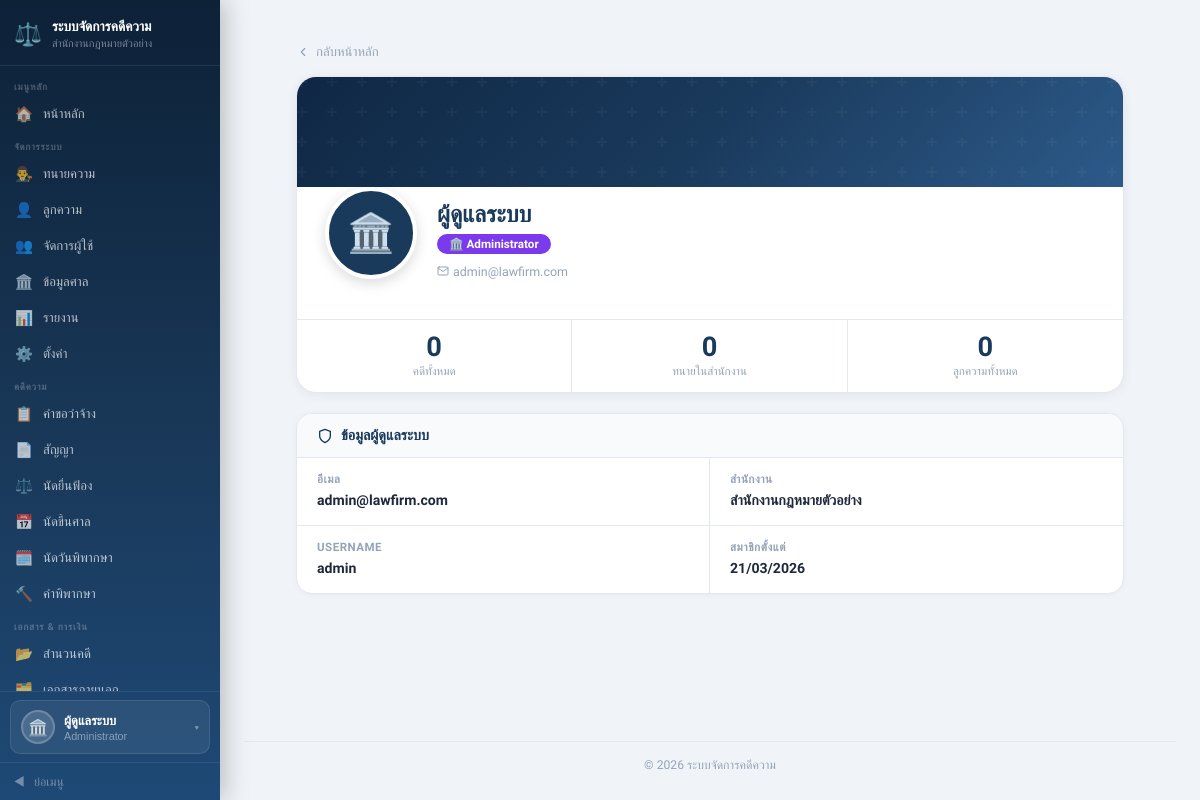
Screenshot of /pages/Profile.php (signed in) with the database file from the repository.
### tables this page shows
CREATE TABLE `users` (
  `user_id`       int          NOT NULL AUTO_INCREMENT,
  `username`      varchar(50)  DEFAULT NULL COMMENT 'สำหรับ login แทน email',
  `office_id`     int          NOT NULL,
  `role_id`       int          NOT NULL,
  `email`         varchar(150) NOT NULL,
  `password_hash` varchar(255) NOT NULL,
  `status`        varchar(20)  DEFAULT 'active',
  `created_at`    timestamp    DEFAULT CURRENT_TIMESTAMP,
  PRIMARY KEY (`user_id`),
  UNIQUE KEY `uq_email`    (`email`),
  UNIQUE KEY `uq_username` (`username`)
);

CREATE TABLE `offices` (
  `office_id`   int          NOT NULL AUTO_INCREMENT,
  `office_name` varchar(150) NOT NULL,
  `office_code` varchar(20)  DEFAULT NULL,
  `address`     text,
  `phone`       varchar(15)  DEFAULT NULL,
  `email`       varchar(150) DEFAULT NULL,
  `logo_path`   varchar(255) DEFAULT NULL,
  `status`      varchar(20)  DEFAULT 'active',
  `created_at`  timestamp    DEFAULT CURRENT_TIMESTAMP,
  PRIMARY KEY (`office_id`),
  UNIQUE KEY `uq_office_code` (`office_code`)
);

### src/pages/Profile.php (the view, shortened to what this page needs)
<?php
$pdo    = getDB();
$role   = $_SESSION['role'];
$userId = $_SESSION['user_id'];
$officeId = $_SESSION['office_id'];
$profile = null;
if ($role === 'lawyer') {
    try {
        $s = $pdo->prepare("
            SELECT lp.*, u.email, u.username, u.created_at AS account_created,
                   ROUND(COALESCE(AVG(r.rating),0),1) AS avg_rating,
                   COUNT(r.review_id) AS review_count
            FROM lawyer_profiles lp
            JOIN users u ON lp.user_id = u.user_id
            LEFT JOIN lawyer_reviews r ON lp.lawyer_id = r.lawyer_id
            WHERE lp.user_id = ?
            GROUP BY lp.lawyer_id
        ");
        $s->execute([$userId]);
        $profile = $s->fetch();
    } catch (Exception $e) {
        $s = $pdo->prepare("SELECT lp.*, u.email, u.username, u.created_at AS account_created FROM lawyer_profiles lp JOIN users u ON lp.user_id=u.user_id WHERE lp.user_id=?");
        $s->execute([$userId]);
        $profile = $s->fetch();
        $profile['avg_rating']   = 0;
        $profile['review_count'] = 0;
    }
    $lid = $profile['lawyer_id'] ?? null;
    $statTotal   = 0; $statActive = 0; $statDone = 0;
    if ($lid) {
        $q = $pdo->prepare("SELECT COUNT(*) FROM case_requests WHERE lawyer_id=? AND office_id=?");
        $q->execute([$lid, $officeId]); $statTotal = (int)$q->fetchColumn();
        $q = $pdo->prepare("SELECT COUNT(*) FROM case_requests WHERE lawyer_id=? AND office_id=? AND status='approved'");
        $q->execute([$lid, $officeId]); $statActive = (int)$q->fetchColumn();
        $q = $pdo->prepare("SELECT COUNT(*) FROM case_requests cr JOIN contracts c ON cr.request_id=c.request_id WHERE cr.lawyer_id=? AND c.contract_review_status='finalized'");
        $q->execute([$lid]); $statDone = (int)$q->fetchColumn();
    }
    $reviews = [];
    if (($profile['review_count'] ?? 0) > 0) {
        try {
            $r = $pdo->prepare("
                SELECT rv.rating, rv.comment, rv.created_at, CONCAT(cp.fname,' ',cp.lname) AS client_name
                FROM lawyer_reviews rv
                JOIN client_profiles cp ON rv.client_id = cp.client_id
                WHERE rv.lawyer_id = ?
                ORDER BY rv.created_at DESC LIMIT 5
            ");
            $r->execute([$lid]);
            $reviews = $r->fetchAll();
        } catch (Exception $e) {}
    }
} elseif ($role === 'admin') {
    $s = $pdo->prepare("SELECT u.*, o.office_name FROM users u JOIN offices o ON u.office_id=o.office_id WHERE u.user_id=?");
    $s->execute([$userId]);
    $profile = $s->fetch();
    $statTotal = 0; $statActive = 0; $statDone = 0;
    $q = $pdo->prepare("SELECT COUNT(*) FROM case_requests WHERE office_id=?");
    $q->execute([$officeId]); $statTotal = (int)$q->fetchColumn();
    $q = $pdo->prepare("SELECT COUNT(*) FROM lawyer_profiles lp JOIN users u ON lp.user_id=u.user_id WHERE u.office_id=?");
    $q->execute([$officeId]); $statActive = (int)$q->fetchColumn();
    $q = $pdo->prepare("SELECT COUNT(*) FROM client_profiles cp JOIN users u ON cp.user_id=u.user_id WHERE u.office_id=?");
    $q->execute([$officeId]); $statDone = (int)$q->fetchColumn();
}
$photoUrl = null;
$displayName = 'ผู้ใช้งาน';
if ($role === 'admin') {
    $displayName = 'ผู้ดูแลระบบ';
} elseif (!empty($profile['fname'])) {
    $displayName = $profile['fname'] . ' ' . $profile['lname'];
}
$roleLabel = ['admin' => 'Administrator', 'lawyer' => 'ทนายความ', 'client' => 'ลูกความ'][$role] ?? $role;
$roleColor = ['admin' => '#7c3aed', 'lawyer' => '#1a3a5c', 'client' => '#059669'][$role] ?? '#64748b';
include '../includes/header.php';
?>
<div class="profile-page">
    <a href="/pages/dashboard.php" class="back-link">
        <svg xmlns="http://www.w3.org/2000/svg" viewBox="0 0 24 24" style="width:14px;height:14px;fill:none;stroke:currentColor;stroke-width:2;stroke-linecap:round;stroke-linejoin:round;"><polyline points="15 18 9 12 15 6"/></svg>
        กลับหน้าหลัก
    </a>
    <div class="hero-card">
        <div class="hero-banner"></div>
        <div class="hero-body">
            <div class="hero-avatar-wrap">
                <?php if ($photoUrl): ?>
                    <img src="<?= htmlspecialchars($photoUrl) ?>" class="hero-avatar" alt="avatar">
                <?php else: ?>
                    <div class="hero-avatar-ph">
                        <?= $role === 'admin' ? '🏛️' : ($role === 'lawyer' ? '⚖️' : '👤') ?>
                    </div>
                <?php endif; ?>
            </div>
            <div class="hero-info">
                <div class="hero-name"><?= htmlspecialchars($displayName) ?></div>
                <div>
                    <span class="hero-role-badge" style="background:<?= $roleColor ?>;">
                        <?= $role === 'admin' ? '🏛️' : ($role === 'lawyer' ? '⚖️' : '👤') ?>
                        <?= htmlspecialchars($roleLabel) ?>
                    </span>
                </div>
                <div class="hero-meta">
                    <?php if (!empty($profile['email'])): ?>
                    <span>
                        <svg xmlns="http://www.w3.org/2000/svg" viewBox="0 0 24 24" style="width:12px;height:12px;fill:none;stroke:currentColor;stroke-width:2;stroke-linecap:round;stroke-linejoin:round;"><path d="M4 4h16c1.1 0 2 .9 2 2v12c0 1.1-.9 2-2 2H4c-1.1 0-2-.9-2-2V6c0-1.1.9-2 2-2z"/><polyline points="22,6 12,13 2,6"/></svg>
                        <?= htmlspecialchars($profile['email']) ?>
                    </span>
                    <?php endif; ?>
                </div>
            </div>
        </div>
        <div class="stat-strip">
            <?php if ($role === 'lawyer'): ?>
                <div class="stat-cell">
                    <span class="stat-val"><?= $statTotal ?></span>
                    <span class="stat-lbl">คดีทั้งหมด</span>
                </div>
                <div class="stat-cell">
                    <span class="stat-val"><?= $statActive ?></span>
                    <span class="stat-lbl">คดีที่รับแล้ว</span>
                </div>
                <div class="stat-cell">
                    <span class="stat-val"><?= number_format($profile['avg_rating'] ?? 0, 1) ?></span>
                    <span class="stat-lbl">คะแนนเฉลี่ย</span>
                </div>
            <?php else: ?>
                <div class="stat-cell">
                    <span class="stat-val"><?= $statTotal ?></span>
                    <span class="stat-lbl">คดีทั้งหมด</span>
                </div>
                <div class="stat-cell">
                    <span class="stat-val"><?= $statActive ?></span>
                    <span class="stat-lbl">ทนายในสำนักงาน</span>
                </div>
                <div class="stat-cell">
                    <span class="stat-val"><?= $statDone ?></span>
                    <span class="stat-lbl">ลูกความทั้งหมด</span>
                </div>
            <?php endif; ?>
        </div>
    </div>
    <?php if ($role === 'admin'): ?>
    <div class="section-card">
        <div class="section-head">
            <svg xmlns="http://www.w3.org/2000/svg" viewBox="0 0 24 24" style="width:16px;height:16px;fill:none;stroke:currentColor;stroke-width:2;stroke-linecap:round;stroke-linejoin:round;"><path d="M12 22s8-4 8-10V5l-8-3-8 3v7c0 6 8 10 8 10z"/></svg>
            ข้อมูลผู้ดูแลระบบ
        </div>
        <div class="info-grid">
            <div class="info-cell">
                <div class="info-lbl">อีเมล</div>
                <div class="info-val"><?= htmlspecialchars($profile['email'] ?? '-') ?></div>
            </div>
            <div class="info-cell">
                <div class="info-lbl">สำนักงาน</div>
                <div class="info-val"><?= htmlspecialchars($profile['office_name'] ?? '-') ?></div>
            </div>
            <div class="info-cell">
                <div class="info-lbl">Username</div>
                <div class="info-val"><?= htmlspecialchars($profile['username'] ?? '-') ?></div>
            </div>
            <div class="info-cell">
                <div class="info-lbl">สมาชิกตั้งแต่</div>
                <div class="info-val"><?= !empty($profile['created_at']) ? date('d/m/Y', strtotime($profile['created_at'])) : '-' ?></div>
            </div>
        </div>
    </div>
    <?php endif; ?>
</div>
<?php include '../includes/footer.php'; ?>

### src/assets/css/style.css (style rules this page uses)
*, *::before, *::after { box-sizing: border-box; margin: 0; padding: 0; }
:root { --navy: #1a3a5c; --navy2: #2d5a8a; --green: #059669; --red: #dc2626; --yellow: #d97706; --blue: #2563eb; --border: #e2e8f0; --muted: #94a3b8; --bg: #f8fafc; --navy-light: #2d5a8a; --sb-w: 220px; --sb-w-col: 60px; }
body { font-family: 'Sarabun', sans-serif; background: #f0f4f8; display: flex; min-height: 100vh; overflow-x: hidden; color: #1e293b; }
a { text-decoration: none; color: inherit; }
*, *::before, *::after { box-sizing: border-box; }

### src/pages/Profile.php (style rules this page uses)
:root { --navy: #1a3a5c; --navy2: #2d5a8a; --border: #e2e8f0; --muted: #94a3b8; --bg: #f8fafc; --green: #059669; --blue: #2563eb; --red: #dc2626; }
.profile-page { max-width: 860px; margin: 0 auto; padding: 24px 16px 48px; }
.hero-card { background: #fff; border: 1px solid var(--border); border-radius: 20px; overflow: hidden; margin-bottom: 20px; box-shadow: 0 2px 12px rgba(0,0,0,.06); }
.hero-banner { height: 110px; background: linear-gradient(135deg, #0f2744 0%, #1a3a5c 50%, #2d5a8a 100%); position: relative; }
.hero-banner::after { content: ''; position: absolute; inset: 0; }
.hero-body { padding: 0 28px 24px; display: flex; gap: 20px; align-items: flex-end; flex-wrap: wrap; }
.hero-avatar-wrap { margin-top: -46px; flex-shrink: 0; }
.hero-avatar-ph { width: 92px; height: 92px; border-radius: 50%; border: 4px solid #fff; background: var(--navy); display: flex; align-items: center; justify-content: center; font-size: 2.4rem; box-shadow: 0 4px 14px rgba(0,0,0,.15); }
.hero-info { flex: 1; min-width: 0; padding-top: 14px; }
.hero-name { font-size: 1.45rem; font-weight: 800; color: var(--navy); line-height: 1.2; margin-bottom: 4px; }
.hero-role-badge { display: inline-flex; align-items: center; gap: 5px; padding: 3px 12px; border-radius: 20px; font-size: .73rem; font-weight: 700; color: #fff; margin-bottom: 6px; }
.hero-meta { font-size: .78rem; color: var(--muted); display: flex; flex-wrap: wrap; gap: 14px; margin-top: 4px; }
.hero-meta span { display: flex; align-items: center; gap: 4px; }
.stat-strip { display: grid; grid-template-columns: repeat(3, 1fr); border-top: 1px solid var(--border); margin-top: 16px; }
.stat-cell { text-align: center; padding: 14px 10px; border-right: 1px solid var(--border); }
.stat-cell:last-child { border-right: none; }
.stat-val { font-size: 1.7rem; font-weight: 800; color: var(--navy); line-height: 1; display: block; }
.stat-lbl { font-size: .72rem; color: var(--muted); margin-top: 3px; display: block; }
.section-card { background: #fff; border: 1px solid var(--border); border-radius: 16px; margin-bottom: 16px; overflow: hidden; box-shadow: 0 1px 6px rgba(0,0,0,.04); }
.section-head { padding: 13px 20px; border-bottom: 1px solid var(--border); display: flex; align-items: center; gap: 8px; font-weight: 700; color: var(--navy); font-size: .9rem; background: var(--bg); }
.info-grid { display: grid; grid-template-columns: 1fr 1fr; gap: 0; }
.info-cell { padding: 14px 20px; border-bottom: 1px solid var(--border); border-right: 1px solid var(--border); }
.info-cell:nth-child(2n) { border-right: none; }
.info-cell:last-child, .info-cell:nth-last-child(2):not(.full) { border-bottom: none; }
.info-lbl { font-size: .72rem; color: var(--muted); font-weight: 600; text-transform: uppercase; letter-spacing: .5px; margin-bottom: 4px; display: flex; align-items: center; gap: 5px; }
.info-val { font-size: .88rem; color: #1e293b; font-weight: 600; line-height: 1.5; }
.back-link { display: inline-flex; align-items: center; gap: 6px; color: var(--muted); font-size: .82rem; text-decoration: none; margin-bottom: 16px; transition: color .15s; }

### rows the page displays
users: email "admin@lawfirm.com", office.office_name "สำนักงานกฎหมายตัวอย่าง", username "admin", created_at "21/03/2026"

### other values shown
$_SESSION['office_name'] "สำนักงานกฎหมายตัวอย่าง"
$_sb_name "ผู้ดูแลระบบ"
$_sb_role_label "Administrator"
$displayName "ผู้ดูแลระบบ"
$roleLabel "Administrator"
$statTotal "0"
$statActive "0"
$statDone "0"
